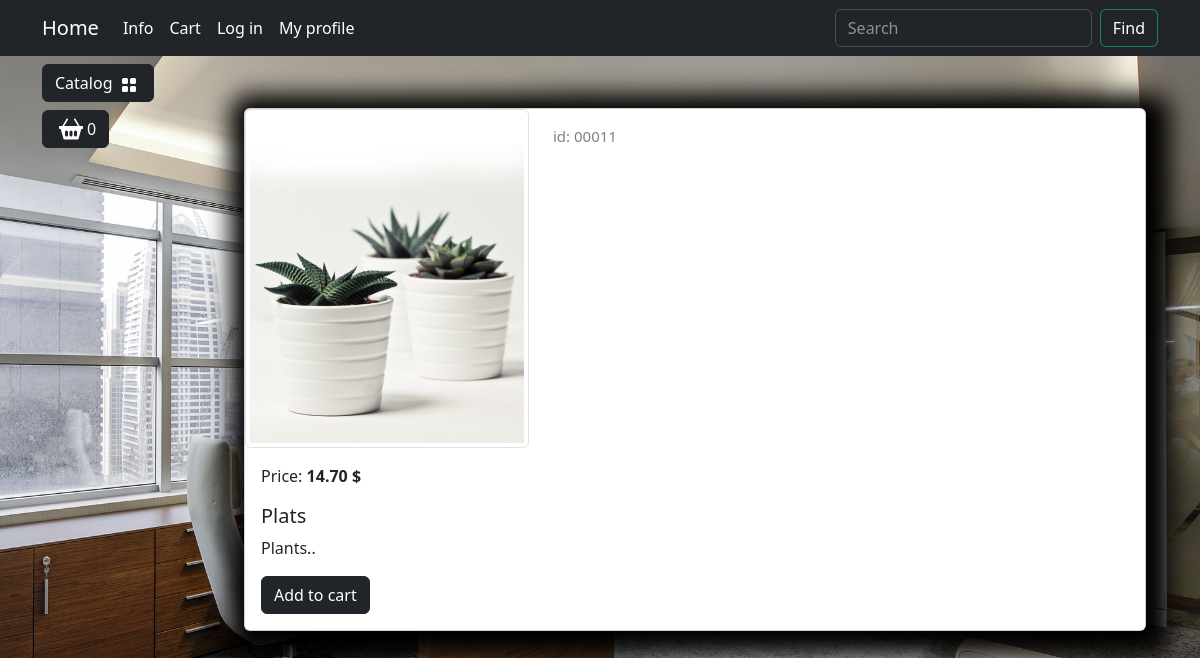
Screenshot of /catalog/product/plats/ with the database file from the repository.
### goods/models.py (models this page shows, shortened)
class Products(models.Model):
    name = models.CharField(max_length=150, unique=True, verbose_name='Название')
    slug = models.SlugField(max_length=200, unique=True, blank=True, null=True, verbose_name='URL')
    description = models.TextField(blank=True, null=True, verbose_name='Discription')
    image = models.ImageField(upload_to='goods_images', blank=True, null=True, verbose_name='Image')
    price = models.DecimalField(default=0.00, max_digits=7, decimal_places=2, verbose_name='Price')
    discount = models.DecimalField(default=0.00, max_digits=4, decimal_places=2, verbose_name='Sale in %')
    quantity = models.PositiveIntegerField(default=0, verbose_name='Discount')
    category = models.ForeignKey(to=Categories, on_delete=models.CASCADE, verbose_name='Category')
    class Meta:
        db_table = 'product'
        verbose_name = 'Product'
        verbose_name_plural = 'Product'
        ordering = ("id",)
    def display_id(self):
        return f"{self.id:05}"
    def sell_price(self):
        if self.discount:
            return round(self.price - self.price*self.discount/100, 2)
        return self.price

### goods/views.py (the view)
# urls.py: path('product/<slug:product_slug>/', views.product, name='product'),
def product(request, product_slug):
    product = Products.objects.get(slug=product_slug)
    context = {"product": product}
    return render(request, "goods/product.html", context=context)

### goods/templatetags/goods_tags.py (called while the page is built)
@register.simple_tag()
def tag_categories():
    return Categories.objects.all()

### goods/templates/goods/product.html (shortened to what this page needs)
{% extends "base.html" %}
{% load static %}
{% block content %}
<div class="container mt-5">
    <div class="card mb-4 custom-shadow">
        <div class="row">
            <div class="col-md-4">
                <img src="{{ product.image.url }}"
                    class="img-thumbnail" data-bs-toggle="modal" data-bs-target="#imageModal1">
            </div>
            <div class="col-md-4 ">
                <p class="product_id mt-3">id: {{ product.display_id }}</p>
            </div>
        </div>
        <div class="card-body">
            <p class="card-text">Price: <strong>{{ product.sell_price }} $</strong></p>
            <h5 class="card-title">{{ product.name }}</h5>
            <p class="card-text">{{ product.description }}</p>
            <a href="#" class="btn btn-dark add-to-cart">Add to cart</a>
        </div>
    </div>
</div>
{% endblock  %}

### static/deps/css/my_css.css (style rules this page uses)
body { background-image: url("../images/bg-image.jpg"); background-repeat: no-repeat; background-attachment: fixed; background-position: center center; background-size: cover; height: 100%; }
.custom-shadow { box-shadow: 5px 5px 25px 19px #000000; }
.product_id { color: gray; font-size: 15px; }

### rows the page displays
Products: image (picture), display_id "00011", sell_price "14.70", name "Plats", description "Plants.."
